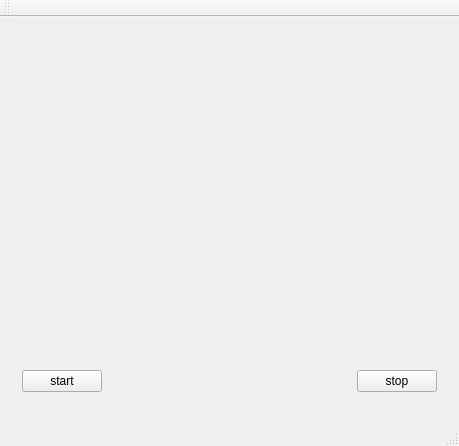
<?xml version="1.0" encoding="UTF-8"?>
<ui version="4.0">
 <class>MainWindow</class>
 <widget class="QMainWindow" name="MainWindow">
  <property name="geometry">
   <rect>
    <x>0</x>
    <y>0</y>
    <width>459</width>
    <height>446</height>
   </rect>
  </property>
  <property name="windowTitle">
   <string>MainWindow</string>
  </property>
  <widget class="QWidget" name="centralWidget">
   <layout class="QVBoxLayout" name="verticalLayout" stretch="5,1">
    <item>
     <widget class="VideoWidget" name="videoWidget" native="true"/>
    </item>
    <item>
     <widget class="QWidget" name="widget_2" native="true">
      <layout class="QHBoxLayout" name="horizontalLayout">
       <item>
        <widget class="QPushButton" name="pushButton">
         <property name="text">
          <string>start</string>
         </property>
        </widget>
       </item>
       <item>
        <spacer name="horizontalSpacer">
         <property name="orientation">
          <enum>Qt::Horizontal</enum>
         </property>
         <property name="sizeHint" stdset="0">
          <size>
           <width>258</width>
           <height>20</height>
          </size>
         </property>
        </spacer>
       </item>
       <item>
        <widget class="QPushButton" name="pushButton_2">
         <property name="text">
          <string>stop</string>
         </property>
        </widget>
       </item>
      </layout>
     </widget>
    </item>
   </layout>
  </widget>
  <widget class="QMenuBar" name="menuBar">
   <property name="geometry">
    <rect>
     <x>0</x>
     <y>0</y>
     <width>459</width>
     <height>23</height>
    </rect>
   </property>
  </widget>
  <widget class="QToolBar" name="mainToolBar">
   <attribute name="toolBarArea">
    <enum>TopToolBarArea</enum>
   </attribute>
   <attribute name="toolBarBreak">
    <bool>false</bool>
   </attribute>
  </widget>
  <widget class="QStatusBar" name="statusBar"/>
 </widget>
 <layoutdefault spacing="6" margin="11"/>
 <customwidgets>
  <customwidget>
   <class>VideoWidget</class>
   <extends>QWidget</extends>
   <header location="global">videowidget.h</header>
   <container>1</container>
  </customwidget>
 </customwidgets>
 <resources/>
 <connections/>
</ui>
